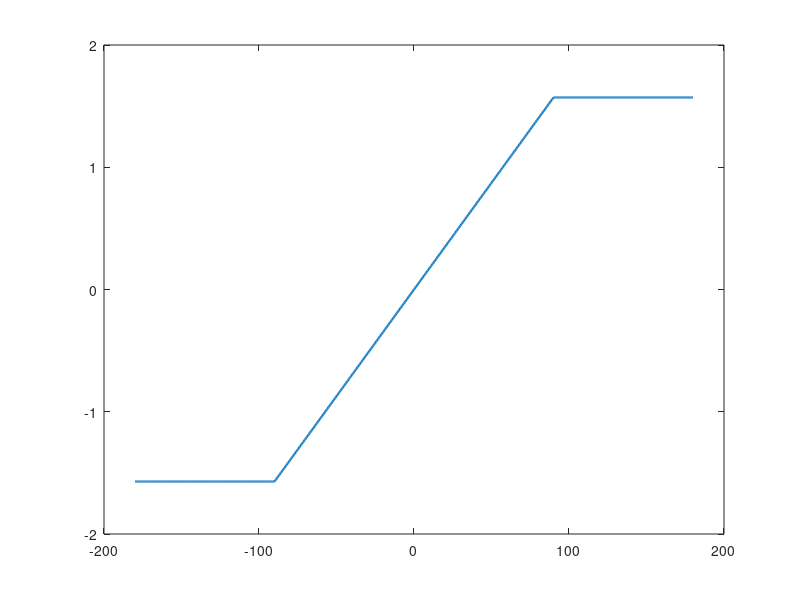

MATLAB code to generate this figure: (Note: this script raises an error after producing the figure.)
%% Static Heading-Controller Characteristic

close all;
clear;
clc;

% Final controller parameters
K_theta   = 1.0;
omega_max = pi/2;     % rad/s

% Wrapped heading-error range: -pi to +pi
e_theta = linspace(-pi, pi, 1000);

% Proportional controller
omega_unsat = K_theta .* e_theta;

% Apply yaw-rate saturation
omega_cmd = min(max(omega_unsat, -omega_max), omega_max);

% Plot
figure;

plot(rad2deg(e_theta), omega_cmd, 'LineWidth', 1.6);
hold on;

% Show saturation limits
yline( omega_max, '--', '\omega_{max}');
yline(-omega_max, '--', '-\omega_{max}');

% Show zero axes
xline(0, ':');
yline(0, ':');

grid on;
box on;

xlabel('Wrapped Heading Error, e_\theta (deg)');
ylabel('Commanded Yaw Rate, \omega_{cmd} (rad/s)');
title('Static Heading-Controller Characteristic');

xlim([-180 180]);
ylim(1.15 .* [-omega_max omega_max]);

% Export for LaTeX/report
exportgraphics(gcf, ...
    'Static_Heading_Controller_Characteristic.pdf', ...
    'ContentType', 'vector');
